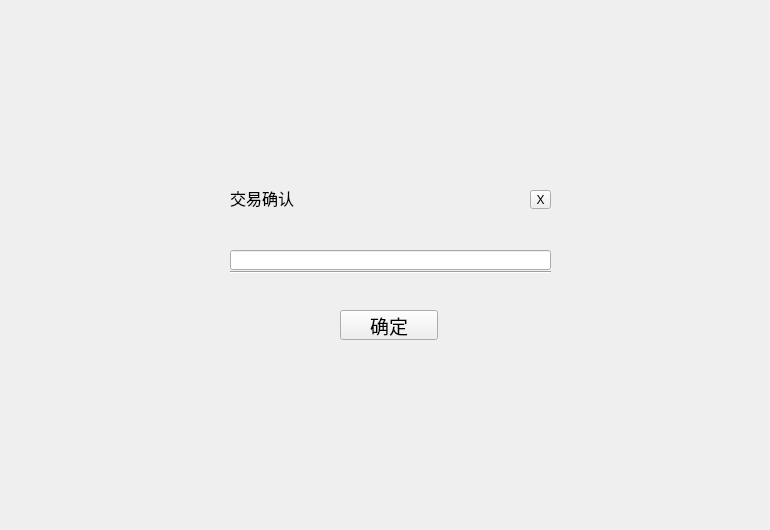
<?xml version="1.0" encoding="UTF-8"?>
<ui version="4.0">
 <class>PasswordConfirmWidget</class>
 <widget class="QWidget" name="PasswordConfirmWidget">
  <property name="geometry">
   <rect>
    <x>0</x>
    <y>0</y>
    <width>770</width>
    <height>530</height>
   </rect>
  </property>
  <property name="windowTitle">
   <string>Form</string>
  </property>
  <widget class="QLabel" name="label">
   <property name="geometry">
    <rect>
     <x>230</x>
     <y>182</y>
     <width>91</width>
     <height>31</height>
    </rect>
   </property>
   <property name="font">
    <font>
     <pointsize>12</pointsize>
    </font>
   </property>
   <property name="text">
    <string>交易确认</string>
   </property>
  </widget>
  <widget class="QToolButton" name="toolButton_cancel">
   <property name="geometry">
    <rect>
     <x>530</x>
     <y>190</y>
     <width>21</width>
     <height>19</height>
    </rect>
   </property>
   <property name="text">
    <string>X</string>
   </property>
  </widget>
  <widget class="QLineEdit" name="lineEdit">
   <property name="geometry">
    <rect>
     <x>230</x>
     <y>250</y>
     <width>321</width>
     <height>20</height>
    </rect>
   </property>
  </widget>
  <widget class="Line" name="line">
   <property name="geometry">
    <rect>
     <x>230</x>
     <y>264</y>
     <width>321</width>
     <height>16</height>
    </rect>
   </property>
   <property name="orientation">
    <enum>Qt::Horizontal</enum>
   </property>
  </widget>
  <widget class="QToolButton" name="toolButton_confirm">
   <property name="geometry">
    <rect>
     <x>340</x>
     <y>310</y>
     <width>98</width>
     <height>30</height>
    </rect>
   </property>
   <property name="font">
    <font>
     <pointsize>14</pointsize>
    </font>
   </property>
   <property name="text">
    <string>确定</string>
   </property>
  </widget>
 </widget>
 <resources/>
 <connections/>
</ui>
